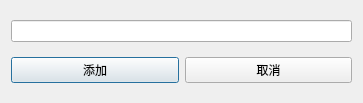
<?xml version="1.0" encoding="UTF-8"?>
<ui version="4.0">
 <class>addUrlDialog</class>
 <widget class="QDialog" name="addUrlDialog">
  <property name="geometry">
   <rect>
    <x>0</x>
    <y>0</y>
    <width>363</width>
    <height>103</height>
   </rect>
  </property>
  <property name="windowTitle">
   <string>Dialog</string>
  </property>
  <layout class="QVBoxLayout" name="verticalLayout">
   <item>
    <widget class="QLineEdit" name="lineEdit"/>
   </item>
   <item>
    <layout class="QHBoxLayout" name="horizontalLayout">
     <item>
      <widget class="QPushButton" name="addBtn">
       <property name="text">
        <string>添加</string>
       </property>
      </widget>
     </item>
     <item>
      <widget class="QPushButton" name="cancelBtn">
       <property name="text">
        <string>取消</string>
       </property>
      </widget>
     </item>
    </layout>
   </item>
  </layout>
 </widget>
 <resources/>
 <connections/>
</ui>
